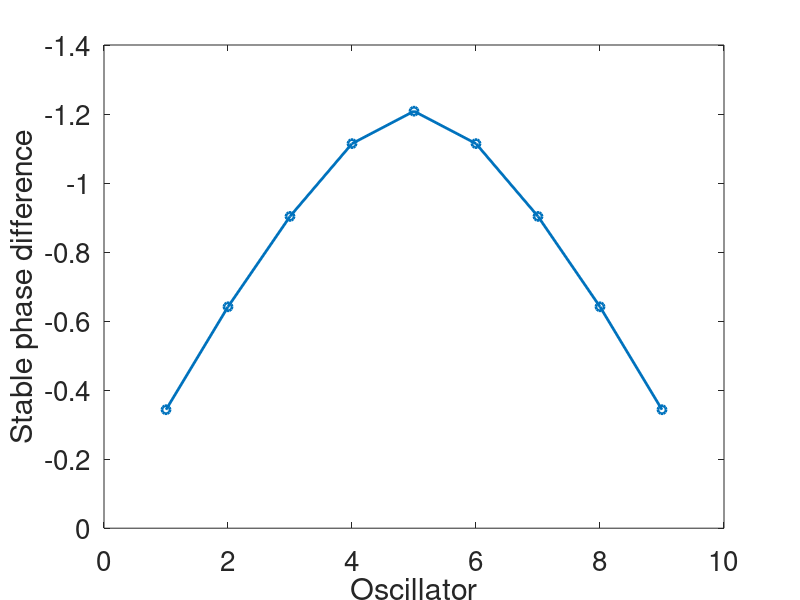
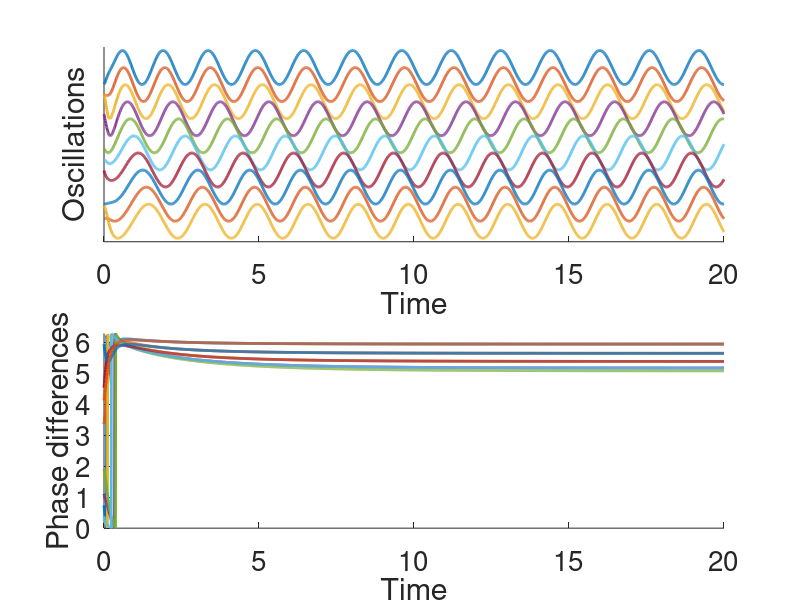
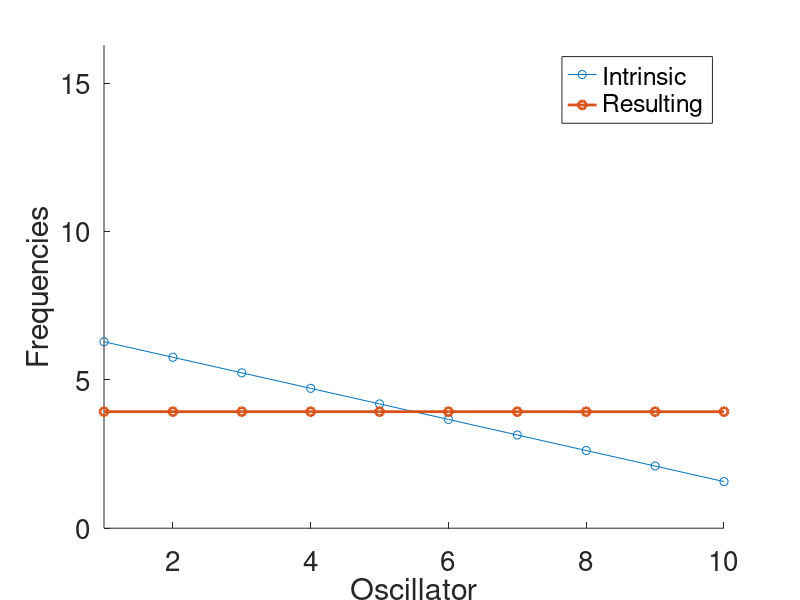

These charts were generated, in order, by the following MATLAB code:
function chain_phase_oscil(a,e,Noscils)
 % a is the coupling strength. e is the difference of intrinsic frequencies
 % from one oscillator to the next (typically negative, to get a head to
 % tail traveling wave). Noscils is the number of oscillators.
 close all
if nargin<1
    a = 7; % Coupling strength. FEEL FREE TO CHANGE
end
if nargin<2
    e=-pi/6;  % Difference of intrinsic frequencies from one oscillator to the next. FEEL FREE TO CHANGE
end
if nargin<3
    Noscils=10;  % Number of oscillators. FEEL FREE TO CHANGE
end
close all

disp(sprintf('\n Noscils: %d,   Difference of freq: e=%.2f  Coupling strength a=%0.2f\n',Noscils,e,a))

% Set the frequency values to the oscillators. CHANGE FOR QUESTIONS 6.b
% Oscillator 1 is the head. Oscillator Noscils is the tail
omega = 2*pi*ones(Noscils, 1);
for i=2:Noscils
    omega(i)=omega(i-1)+e;
    %omega(i)=omega(1)+exp((i-1/Noscils)^5)*e*Noscils;
    %omega(i)=omega(i-1)*0.96;
end
dif_omega = diff(omega);


% USE HERE WHAT YOU KNOW FROM THE ANALYSIS PRESENTED IN THE LECTURE TO
% PREDICT WHETHER THE SYSTEM WILL CONVERGE OR NOT.

% COMPUTE THE COUPLING MATRIX
d = -2*ones(Noscils-1,1);
d1= ones(Noscils-2,1);
A = a*(diag(d,0) + diag(d1,1) + diag(d1,-1));

% Compute the fixed points
% COMPUTE THE VECTOR S
S = -(A\dif_omega);

% DETERMINE THE SYNCHRONIZATION CRITERION: (example
% synchronization_achieved=a>12 )
synchronization_achieved = a>=abs(e)*Noscils*Noscils/8;

if synchronization_achieved
    disp(sprintf('Synchronization achieved:\n'));
    % COMPUTE THE FIXED POINTS FOR THE PHASE DIFFERENCES:
    fixed_points = asin(S);
        
    figure(1)
    plot(fixed_points,'o-','LineWidth',2)
    set(gca,'FontSize',20)
    set(gca,'YDir','Reverse')
    aa=axis;
    axis([0 Noscils aa(3) 0])
    xlabel('Oscillator')
    ylabel('Stable phase difference')
    hold off
    print -dpng chain_phase_oscil_phases.png
end

% Running the dynamical system

dt = 0.01;
t_end = 20;

% evolution of the different oscillators
dtheta = zeros(Noscils,1);
theta  = 2*pi*(rand(Noscils,1)-0.5); % Random initial conditions

counter = 0;
% Euler integration (NOTE: FEEL FREE TO IMPLEMENT AS A RUNGE-KUTA
% INTEGRATION)
for t=0:dt:t_end
    counter = counter+1;

        % apply a mechanical input to the tail segment
    % UPDATE HERE THE TERM TO APPLY A PERIODIC FORCING TERM, CF QUESTION
    % 6.C
    a_sens = 0;
    omega_mech = 2*pi*2;
    
    % Evolution of the different oscillators
    % COMPUTE THE DERIVATIVES OF THETA FOR THE DIFFERENT OSCILLATORS    
    dtheta = omega + [a*sin(theta(2:end)-theta(1:end-1)); a_sens*sin(omega_mech*t-theta(end))] + [0; a*sin(theta(1:end-1)-theta(2:end))]; 
   
    % Euler integration
    theta = theta + dtheta*dt;
    
    %keep logs
    T(counter) = t;
    THETA(counter,:) = theta;
    DTHETA(counter,:) = dtheta;
    X(counter,:)  = cos(theta);
end

% Estimate the resulting frequencies of each oscillators by taking the
% average rate of each oscillators for the last 20 time steps
for i=1:Noscils
    resulting_freq(i) = mean(DTHETA([end-20 end], i));
end

% Make figures and plots

figure(2)
subplot(211)
hold on
set(gca,'FontSize',20)
for (i=1:Noscils)
    X_shifted(:,i) = X(:,i) + 1 + Noscils-i;
end
plot(T,X_shifted,'LineWidth',2)
axis([0 t_end -0.2 Noscils+1.2])
set(gca,'ytick',[])
xlabel('Time')
ylabel('Oscillations')

subplot(212)
hold on
set(gca,'FontSize',20)
plot(T,mod(diff(THETA')',2*pi),'LineWidth',2)
if abs(S)<=1.0
    plot(T(end),fixed_points,'o')
end
axis([0 t_end 0 2*pi])
xlabel('Time')
ylabel('Phase differences')
print -dpng chain_phase_oscil.png

figure(3)
hold   on
set(gca,'FontSize',20)

if   a_sens == 0.0
    plot([1: Noscils],omega,'o-',[1: Noscils],resulting_freq,'o-','LineWidth',2)
    legend('Intrinsic', 'Resulting','location','best')
else
    plot([1: Noscils],omega,'o-',[1: Noscils],resulting_freq,'o-',Noscils,omega_mech,'o','LineWidth',2)
    legend('Intrinsic', 'Resulting','Mechanical','location','best')
end

axis([1 Noscils 0 max(omega)+10])
xlabel('Oscillator')
ylabel('Frequencies')
print -dpng chain_phase_oscil_freq.png
end
